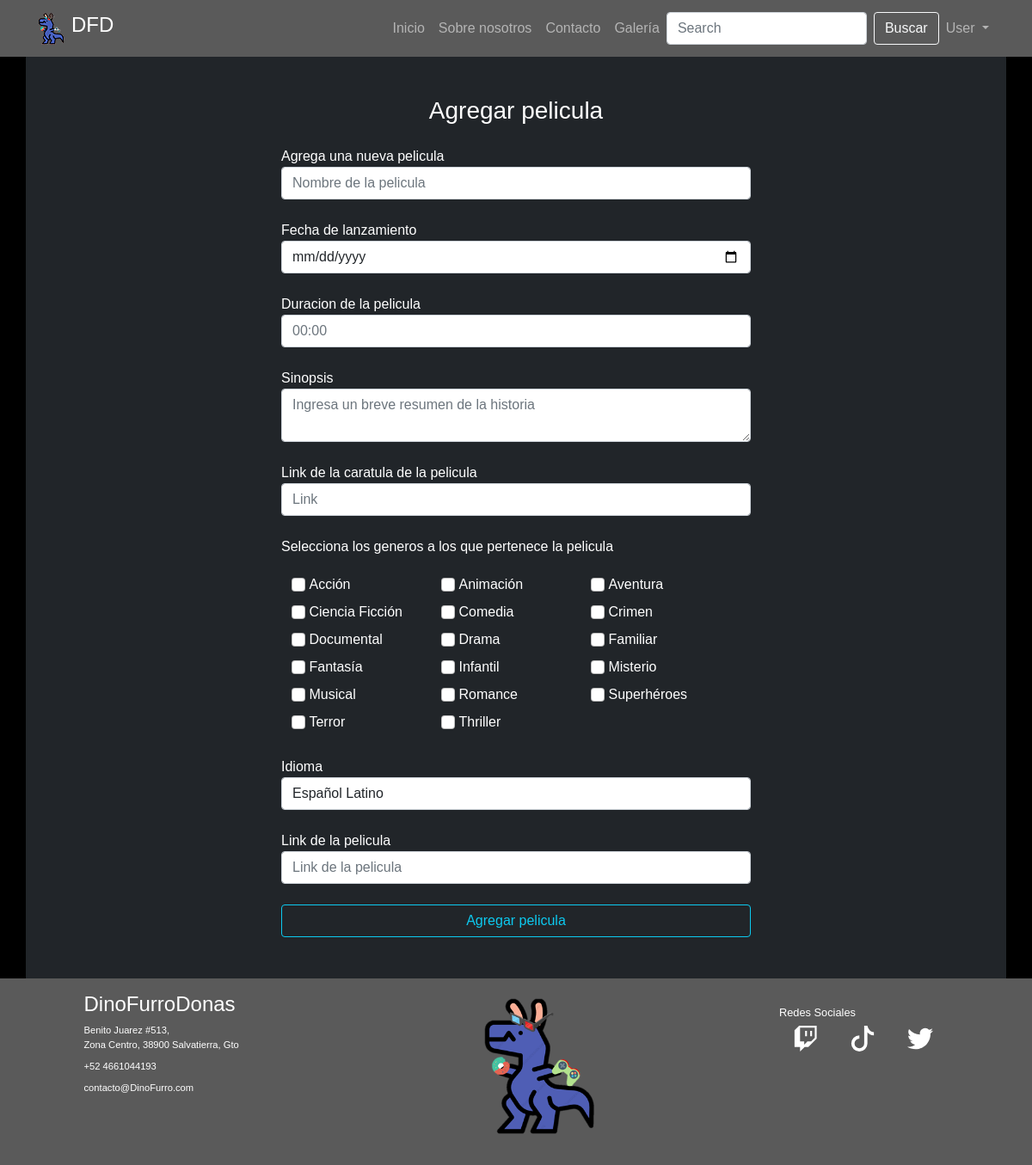
Screenshot of /page/agregar_pelicula.php with the database file from the repository.
### tables this page shows
CREATE TABLE `genero` (
  `id` int(11) NOT NULL,
  `nombre` varchar(80) DEFAULT NULL
);

### page/agregar_pelicula.php (the view, shortened to what this page needs)
<!DOCTYPE html>
<html lang="en">
<head>
    <link rel="stylesheet" href="../css/bootstrap/bootstrap.min.css">
    <link rel="stylesheet" href="../css/style.css">
</head>
<body class="bg-black">
    <header>
        <?php include "../php/navbar.php";?>
    </header>
    <main class="mt-4">
        <div class="container mt-5 pt-3">
            <div class="row bg-dark">
                <section class="col-lg-6 col-12 text-white mx-auto d-block my-5">
                    <h3 class="text-center">Agregar pelicula</h3>
                    <form class="needs-validation" role="form" name="login" action="../php/agregar_pelicula.php" method="post" novalidate>
                        <div class="form-group my-4">
                            <label for="nombre">Agrega una nueva pelicula</label>
                            <input type="text" class="form-control" id="nombre" name="nombre" placeholder="Nombre de la pelicula" required>
                        </div>
                        <div class="form-group my-4">
                            <label for="fecha">Fecha de lanzamiento</label>
                            <input type="date" class="form-control" id="fecha" name="fecha" required>
                        </div>
                        <div class="form-group my-4">
                            <label for="duracion">Duracion de la pelicula</label>
                            <input type="text" class="form-control" id="duracion" name="duracion" required placeholder="00:00" required>
                        </div>
                        <div class="form-group my-4">
                            <label for="sinopsis">Sinopsis</label>
                            <textarea type="text" class="form-control" id="sinopsis" name="sinopsis" required placeholder="Ingresa un breve resumen de la historia"></textarea>
                        </div>
                        <div class="form-group my-4">
                            <label for="link">Link de la caratula de la pelicula</label>
                            <input type="text" class="form-control" id="link" name="link" placeholder="Link" required>
                        </div>
                        <div class="form-group my-4">
                            <label>Selecciona los generos a los que pertenece la pelicula</label>
                            <div class="container-fluid">
                                <div class="row mt-3">
                                    <?php
include "../php/conexion.php";
$consulta = "select * from genero ORDER BY nombre";
$query = $con->query($consulta);
while ($r = $query->fetch_array()) {
    echo '
    <div class="col-lg-4 col-6 my-1 p-0 m-0">
      <input class="form-check-input"  name="gen'.$r["id"].'" type="checkbox" value="' . $r["id"] . '">
      <label class="form-check-label" for="gen' . $r["id"] . '">
        ' . $r["nombre"] . '
      </label>
    </div>
    ';
}
?>
                                </div>
                            </div>
                        </div>
                        <div class="form-group my-4">
                            <label for="idioma">Idioma</label>
                            <select class="form-control" id="idioma" name="idioma">
<?php
$consulta = "select * from idioma";
$query = $con->query($consulta);
while ($r = $query->fetch_array()) {
    echo '<option value="' . $r["id"] . '">' . $r["nombre"] . '</option>';
}
?>
                            </select>
                        </div>
                        <div class="form-group my-4">
                            <label for="link_pelicula">Link de la pelicula</label>
                            <input type="text" class="form-control" id="link_pelicula" name="link_pelicula" placeholder="Link de la pelicula" required>
                        </div>
                        <button type="submit" class="btn btn-outline-info d-block mx-auto w-100">Agregar pelicula</button>
                    </form>
            </div>
        </div>
    </main>
    <footer>
        <?php include "../php/footer.php";?>
    </footer>
</body>
</html>

### php/navbar.php (shortened to what this page needs)
<nav class="navbar navbar-expand-lg fixed-top navbar-dark bg-navBar bg-gray-light">
  <div class="container">
    <a class="navbar-brand d-flex align-items-center" href="/">
      <img src="../img/logo-navbar.png" alt="Dino Furro Donas" />
      <h4 class="ms-2">DFD</h4>
    </a>
    <div class="collapse navbar-collapse" id="navbarSupportedContent">
      <ul class="navbar-nav drop ms-auto">
        <li class="nav-item m-auto">
          <a class="nav-link" aria-current="page" href="/">Inicio</a>
        </li>
        <li class="nav-item m-auto">
          <a class="nav-link" href="/page/nosotros.php">Sobre nosotros</a>
        </li>
        <li class="nav-item m-auto">
          <a class="nav-link" href="/page/contacto.php">Contacto</a>
        </li>
        <li class="nav-item m-auto">
          <a class="nav-link" href="/page/galeria.php">Galería</a>
        </li>
      </ul>
      <form class="d-flex" action="/">
        <input class="form-control me-2" type="search" placeholder="Search" aria-label="Search" name="busqueda">
        <button class="btn btn-outline-light" type="submit">Buscar</button>
      </form>
      <ul class="navbar-nav drop">
        <li class="nav-item dropdown">
          <a class="nav-link dropdown-toggle" href="" id="navbarDropdown" role="button" data-bs-toggle="dropdown" aria-expanded="false">
            <?php if (!isset($_SESSION["user_id"])) : ?>
              User
            <?php else : echo $_SESSION["username"] ?>
            <?php endif; ?>
          </a>
        </li>
      </ul>
    </div>
  </div>
</nav>

### php/footer.php (shortened to what this page needs)
<div class="container-fluid bg-gray-light text-white">
    <div class="row py-3 mx-auto">
        <div class="col-md-3 col-6 mx-auto">
            <h4>DinoFurroDonas</h4>
            <p class="my-2 font-footer">Benito Juarez #513, <br>
                Zona Centro, 38900 Salvatierra, Gto</p>
            <p class="my-2 font-footer">+52 4661044193</p>
            <p class="my-2 font-footer mb-4">contacto@DinoFurro.com</p>
        </div>
        <div class="col-md-3 col-6 mx-auto">
        <img src="/img/logo.png" alt="Dino Furro Donas" width="60%"/>
        </div>
        <div class="col-md-3 col-6 position-relative ">
            <h6 class="mt-3 me-4" style="font-size: 0.8rem;">Redes Sociales</h6>
            <p class="m-0 me-4">
                <a class="text-decoration-none mx-lg-3 mx-md-1 mx-0" href="https://www.twitch.tv/dinofurrodonas">
                    </a>
                <a class="text-decoration-none mx-lg-3 mx-md-1 mx-0" href="https://www.tiktok.com/@dinofurrodonas">
                    <svg xmlns="http://www.w3.org/2000/svg" width="30" height="30" fill="currentColor" class="bi bi-tiktok" viewBox="0 0 16 16">
                        <path d="M9 0h1.98c.144.715.54 1.617 1.235 2.512C12.895 3.389 13.797 4 15 4v2c-1.753 0-3.07-.814-4-1.829V11a5 5 0 1 1-5-5v2a3 3 0 1 0 3 3V0Z" />
                    </svg>
                </a>
                <a class="text-decoration-none mx-lg-3 mx-md-1 mx-0" href="https://twitter.com/dino_furro?t=XZpfnHuD5s1bFwmPrkGYqg&s=08">
                </a>
            </p>
        </div>
    </div>
</div>

### css/style.css (style rules this page uses)
:root { --bg-navBar: #3e4262; --bg-gray-light: #5A5A5A; --color-dino-body:#4f5eb5; }
* { margin: 0; padding: 0; box-sizing: border-box; }
a { text-decoration: none; }
body { font-family: 'Montserrat', sans-serif; font-weight: 300; }
.bg-navBar { background-color: var(--bg-navBar); }
.bg-gray-light { background-color: var(--bg-gray-light); }
.font-footer { font-size: 0.7rem; }
footer a { text-decoration: none; color: inherit; }

### rows the page displays
genero: nombre "Acción"
genero: nombre "Animación"
genero: nombre "Aventura"
genero: nombre "Ciencia Ficción"
genero: nombre "Comedia"
genero: nombre "Crimen"
genero: nombre "Documental"
genero: nombre "Drama"
genero: nombre "Familiar"
genero: nombre "Fantasía"
genero: nombre "Infantil"
genero: nombre "Misterio"
genero: nombre "Musical"
genero: nombre "Romance"
genero: nombre "Superhéroes"
genero: nombre "Terror"
genero: nombre "Thriller"

### other values shown
form field idioma "Español Latino"
